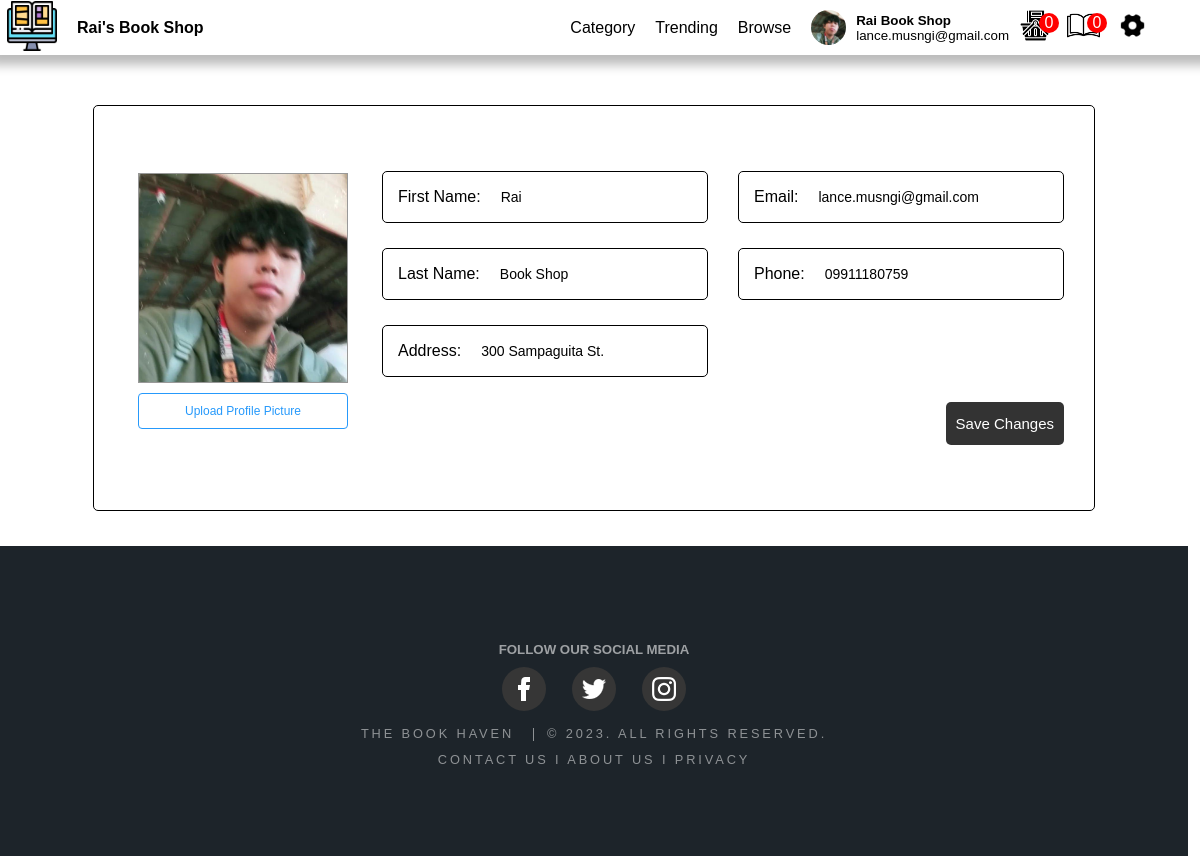
Page /edituser.php on the earlier database version.
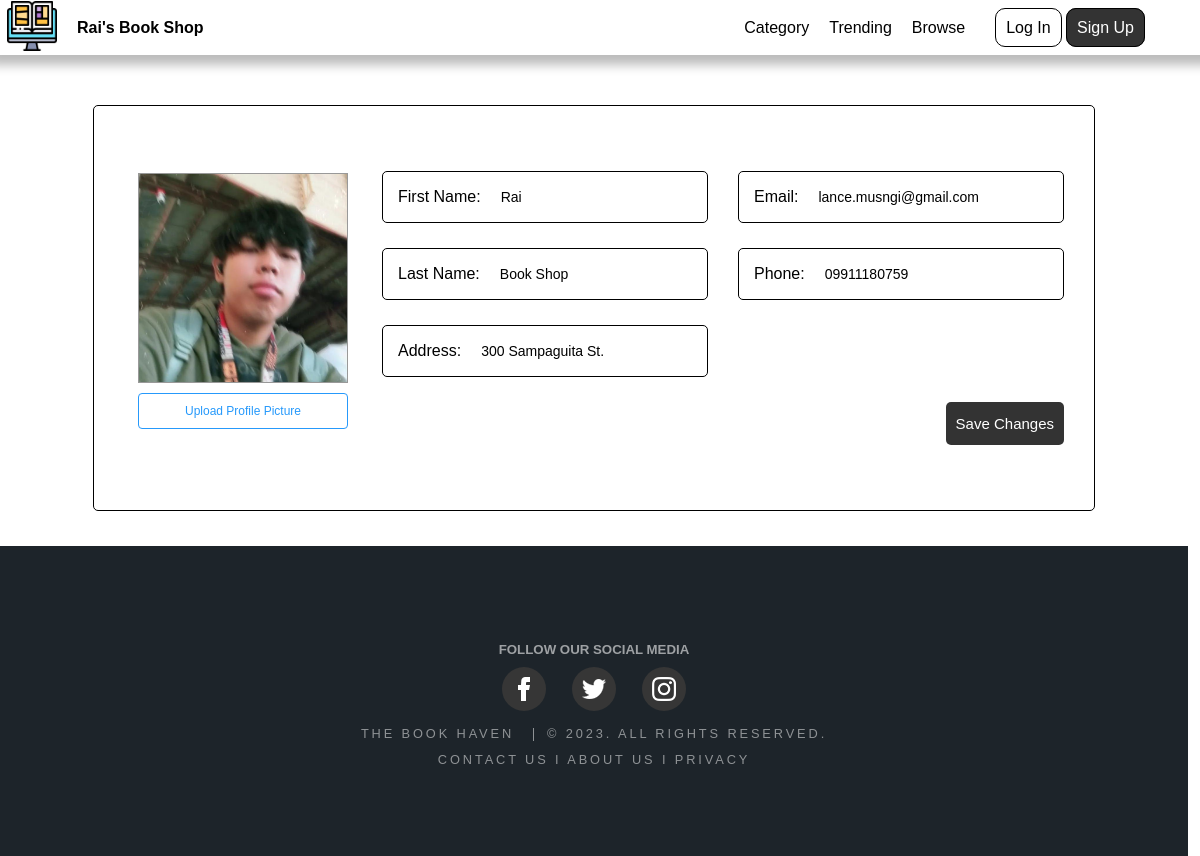
Same page on the later database version.
### tables this page shows
CREATE TABLE `currentuser` (
  `UserId` int(11) NOT NULL,
  `FName` varchar(50) NOT NULL,
  `LName` varchar(50) NOT NULL,
  `username` varchar(200) NOT NULL,
  `email` varchar(50) NOT NULL,
  `address` varchar(200) DEFAULT NULL,
  `phone` varchar(15) DEFAULT NULL,
  `profile` varchar(200) NOT NULL
);

### query.php (called while the page is built, shortened)
<?php
$queryUser = mysqli_query($con, "SELECT * FROM currentuser WHERE UserID = 1");
$rowUser = mysqli_fetch_assoc($queryUser);
$username = $rowUser["username"];
$FName = $rowUser["FName"];
$LName = $rowUser["LName"];
$address = $rowUser['address'];
$phone = $rowUser['phone'];
if ($username != 0) {
    $on = mysqli_query($con, "SELECT * FROM users WHERE username = '$username'");
    $rowon = mysqli_fetch_assoc($on);
    $UserID = $rowon["UserID"];
    $query69 = mysqli_query($con, "SELECT COUNT(cart_id) AS count from cart WHERE customer_id = $UserID");
    $row69 = mysqli_fetch_assoc($query69);
    $cartcount = $row69["count"];
    $query70 = mysqli_query($con, "SELECT COUNT(id) AS count from borrow WHERE customer_name = '$FName $LName' and returned !=1");
    $row70 = mysqli_fetch_assoc($query70);
    $borrowcount = $row70["count"];
} else {
    $verification = '0';
    $block = '0';
}

### edituser.php (the view, shortened to what the changed rows need)
<!DOCTYPE html>
<html>
<head>
    <link rel="stylesheet" href="css/stylemain.css">
    <link rel="stylesheet" href="css/header.css">
    <?php
    include("connect.php");
    include("query.php");
    ?>
</head>
<body>
    <?php
    include("header.php");
    ?>
    <section></a>
        <div class="wrapper" id="w1">
            <form action="" method="post" enctype="multipart/form-data">
                <div class="wedit">
                    <div class="weditimg">
                        <?php
                        echo "<img id='profileImage' src='$location' alt='Profile Picture'>";
                        ?>
                        <label class="btn-upload-img">
                            Upload Profile Picture <input type="file" id="img" name="img" accept="image/*">
                        </label>
                    </div>
                    <div class="weform">
                        <div class="inweform">
                            <div class="weitem">
                                <div class="border">
                                    <p>First Name:</p>
                                </div>
                                <?php
                                echo "<input type='text' name='first_name' value='$FName'>";
                                ?>
                            </div>
                            <div class="weitem">
                                <div class="border">
                                    <p>Last Name:</p>
                                </div>
                                <?php
                                echo "<input type='text' name='last_name' value='$LName'>";
                                ?>
                            </div>
                            <div class="weitem">
                                <div class="border">
                                    <p>Address:</p>
                                </div>
                                <?php
                                echo "<input type='text' name='address' value='$address'>";
                                ?>
                            </div>
                        </div>
                        <div class="inweform">
                            <div class="weitem">
                                <div class="border">
                                    <p>Email:</p>
                                </div>
                                <?php
                                echo "<input type='text' name='email' id='emailInput' value='$email' style='text-transform: none;' pattern='.*\.com' title='Please enter a valid email address'>";
                                ?>
                            </div>
                            <div class="weitem">
                                <div class="border">
                                    <p>Phone:</p>
                                </div>
                                <?php
                                echo "<input type='tel' name='phone' value='$phone' pattern='^(\d{11}|\d{12}|\d{13})?$' title='Enter 11 or 13 digits'>";
                                ?>
                            </div>
                        </div>
                    </div>
                </div>
            </form>
        </div>
    </section>
</body>
</html>

### header.php (shortened to what the changed rows need)
<div class="navi">
    <header>
        <div class="header">
            <?php
            $query = mysqli_query($con, "select * from currentuser where UserID = '1'");
            $row = mysqli_fetch_assoc($query);
            $location = $row["profile"];
            $username = $row["username"];
            $FName = $row["FName"];
            $LName = $row["LName"];
            $email = $row["email"];
            if ($username == "0") {
                echo "<div class='out'>
                    <a class='loginb'>Log In</a>
                    <a class='signupb'>Sign Up</a>
                    </div>";
            } else {
                echo "<div class='profile'>
                    <img src='$location' width='40' height='40' id='currentuser'>
                    <div id='inout'>
                       <p class='name'>$FName $LName</p>
                        <p>$email</p>
                    </div>
                        <div class='carts'>
                        <a href='cart.php'><img src='Image/shopping-cart.png' width='33' id='currentuser'><div class='cartcount'>$cartcount</div></a>
                        <a href='display_borrowed.php'><img src='Image/book.png' width='33'><div class='cartcount'>$borrowcount</div></a>
                    </div>
                </div>
                <div>
                    <a  onclick='showSettingsPopup()'><img src='Image/setting.png' width='25' id='profile'></a>
                    </div>";
            }
            ?>
        </div>
    </header>
</div>

Differences in the rows shown:
changed currentuser "Rai": username "admin" → "0" (drawn); profile: picture removed; FName "Rai" → (not shown); LName "Book Shop" → (not shown); email "lance.musngi@gmail.com" → (not shown)
Other differences:
$cartcount: "0" → (not shown)
$borrowcount: "0" → (not shown)
text now shown: "Log In Sign Up"
